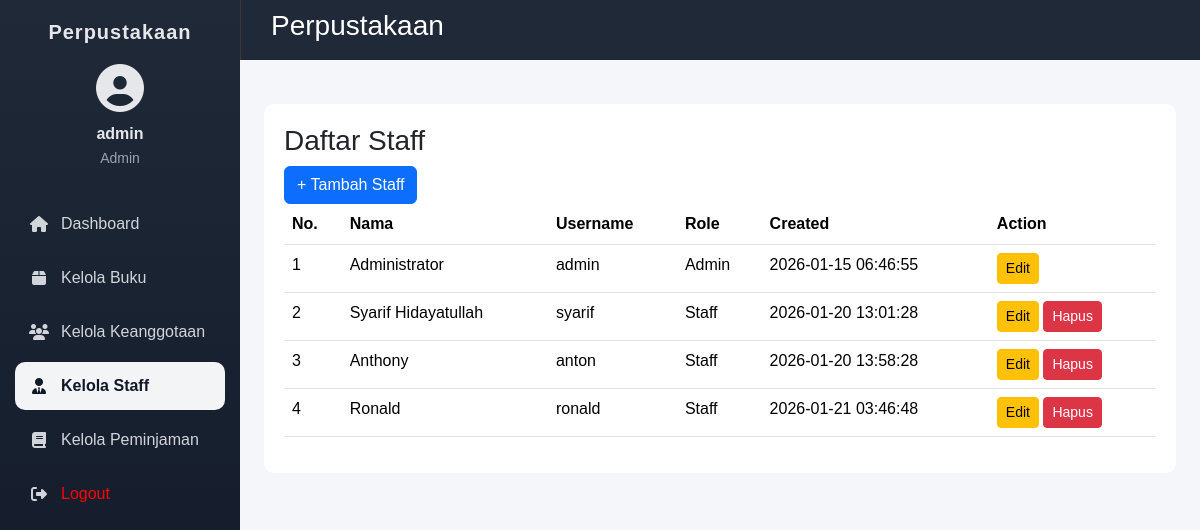
/staff/index.php (signed in), run on the app's committed database.
### tables this page shows
CREATE TABLE `user` (
  `id_user` int(11) NOT NULL,
  `username` varchar(50) NOT NULL,
  `password` varchar(255) NOT NULL,
  `nama_lengkap` varchar(100) NOT NULL,
  `created_at` timestamp NOT NULL DEFAULT current_timestamp(),
  `role` enum('admin','staff') NOT NULL DEFAULT 'staff'
);

### staff/index.php (the view, shortened to what this page needs)
<?php
require_once __DIR__ . '/../helper.php';
$user = $conn->query('SELECT * FROM user ORDER BY id_user')->fetch_all(MYSQLI_ASSOC);
?>
<!doctype html>
<html lang="en">
<head>
    <link
        href="https://cdn.jsdelivr.net/npm/bootstrap@5.3.2/dist/css/bootstrap.min.css"
        rel="stylesheet"
 />
    <link
        href="https://cdnjs.cloudflare.com/ajax/libs/font-awesome/6.5.0/css/all.min.css"
        rel="stylesheet" />
    <link rel="stylesheet" href="../dashboard.css">
</head>
<div class="dashboard-wrapper">
    <?php require_once __DIR__ . '/../layout/sidebar.php'; ?>
    <div class="main">
        <?php require_once __DIR__ . '/../layout/header.php'; ?>
        <section class="table-section">
            <h3>Daftar Staff</h3>
            <?php if ($_SESSION['user_data']['role'] === 'admin'): ?>
                <a href="create.php" class="btn btn-primary">+ Tambah Staff</a>
            <?php endif; ?>
            <table class="table">
                <thead>
                    <tr>
                        <th scope="col">No.</th>
                        <th scope="col">Nama</th>
                        <th scope="col">Username</th>
                        <th scope="col">Role</th>
                        <th scope="col">Created</th>
                        <th scope="col">Action</th>
                    </tr>
                </thead>
                <tbody>
                    <?php foreach ($user as $value): ?>
                        <tr>
                            <td><?= $value['id_user'] ?></td>
                            <td><?= $value['nama_lengkap'] ?></td>
                            <td><?= $value['username'] ?></td>
                            <td><?= ucfirst($value['role']) ?></td>
                            <td><?= $value['created_at'] ?></td>
                            <td>
                                <a href="edit.php?id_user=<?= $value['id_user'] ?>"
                                    class="btn btn-warning btn-sm" onclick="return confirm('Hanya admin')">
                                    Edit
                                </a>
                                <?php if (
                                    isset($_SESSION['user_data']['role']) &&
                                    $_SESSION['user_data']['role'] === 'admin' &&
                                    $_SESSION['user_data']['id_user'] != $value['id_user']
                                ): ?>
                                    <a href="delete.php?id_user=<?= $value['id_user'] ?>"
                                        class="btn btn-danger btn-sm"
                                        onclick="return confirm('Hapus user ini?')">
                                        Hapus
                                    </a>
                                <?php endif; ?>
                            </td>
                        </tr>
                    <?php endforeach; ?>
                </tbody>
            </table>
        </section>
        <?php require_once __DIR__ . '/../layout/footer.php'; ?>
    </div>
</div>

### dashboard.css (style rules this page uses)
* { margin: 0; padding: 0; box-sizing: border-box; font-family: Arial, sans-serif; }
body { background-color: #f4f6f9; }
.dashboard-wrapper { display: flex; min-height: 100vh; }
.main { flex: 1; display: flex; flex-direction: column; }
.table-section { margin-top: 20px; background: white; padding: 20px; border-radius: 10px; }

### data on the page
user: id_user "1", nama_lengkap "Administrator", username "admin", role "Admin", created_at "2026-01-15 06:46:55"
user: id_user "2", nama_lengkap "Syarif Hidayatullah", username "syarif", role "Staff", created_at "2026-01-20 13:01:28"
user: id_user "3", nama_lengkap "Anthony", username "anton", role "Staff", created_at "2026-01-20 13:58:28"
user: id_user "4", nama_lengkap "Ronald", username "ronald", role "Staff", created_at "2026-01-21 03:46:48"

### other printed values
$_SESSION['user_data']['username'] "admin"
$_SESSION['user_data']['role'] "Admin"
